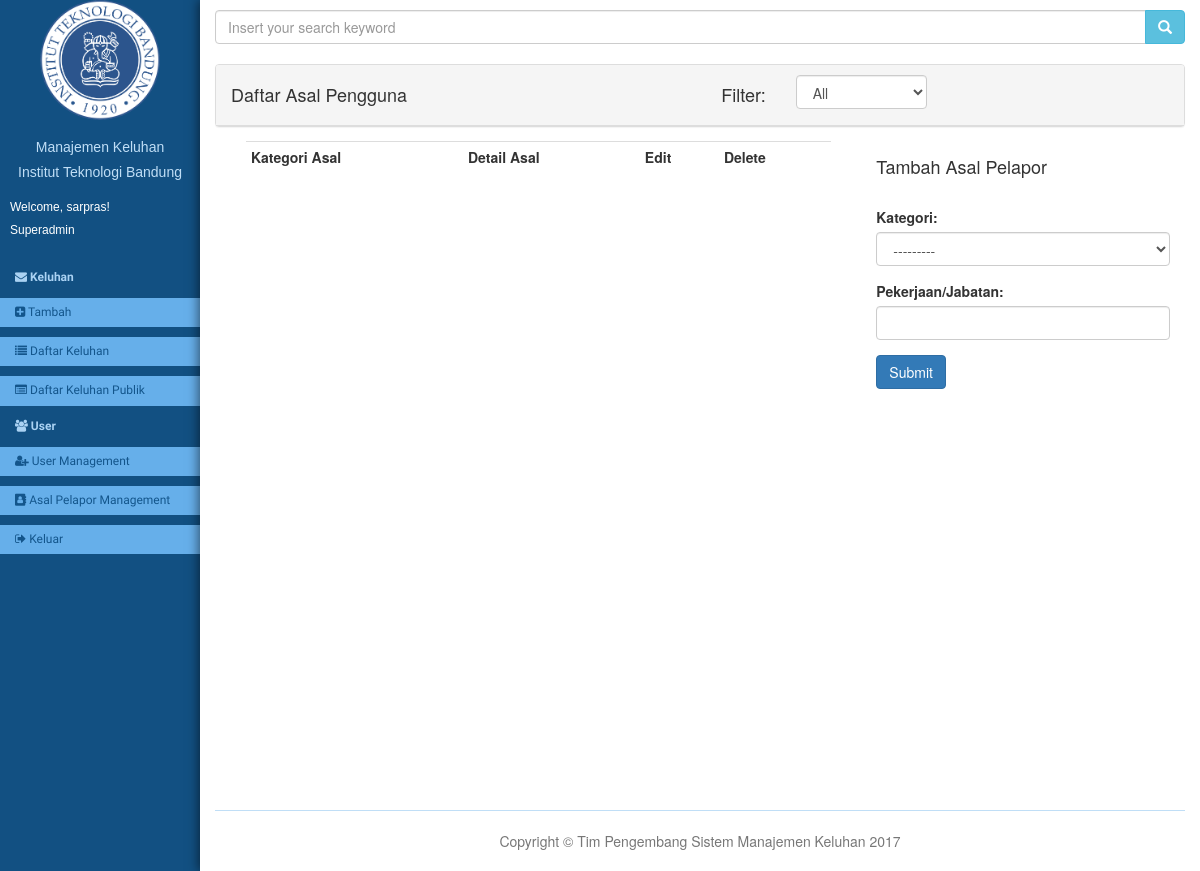
The page /informer_origins/ (signed in) on the database as committed earlier.
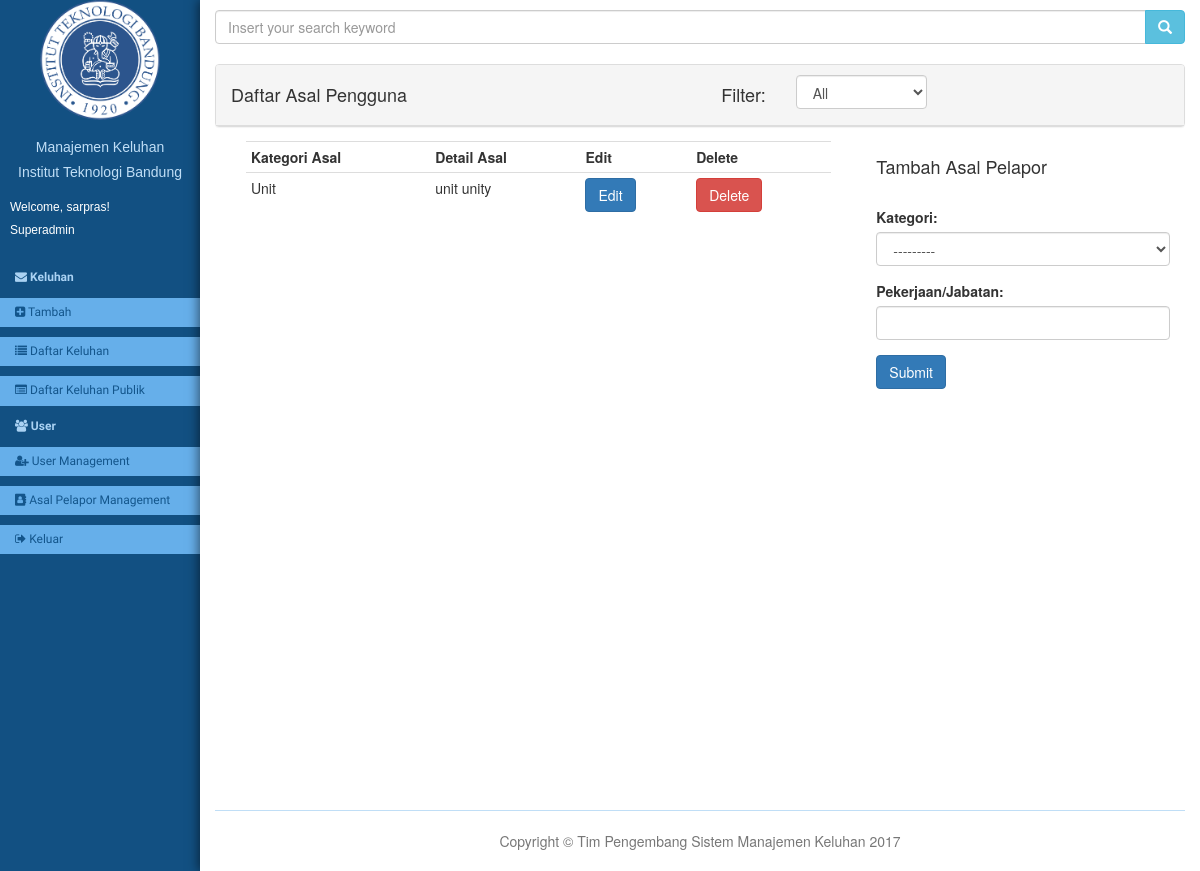
The same page on the database as committed later.
### complaintManager/models.py (models this page shows, shortened)
class Member(models.Model):
    user = models.OneToOneField(User, on_delete=models.CASCADE)
    role = models.ForeignKey(Role, on_delete=models.CASCADE)
    origin = models.ForeignKey(Origin,on_delete=models.CASCADE)
    phone = models.CharField(max_length=20,default='')
    def isSuperadmin(self):
        return self.role.name == 'SA'

class Role(models.Model):
    ROLES = (
        ('PU', 'Perawatan Utilitas'),
        ('PG', 'Perawatan Gedung'),
        ('OG', 'Operasional dan Kebersihan Gedung'),
        ('KS', 'Kebersihan dan Pengelolaan Sampah'),
        ('IA', 'Inventarisasi Aset'),
        ('PDA', 'Pendayagunaan Aset'),
        ('PHA', 'Penghapusan Aset'),
        ('PD', 'Penerimaan dan Distribusi'),
        ('S', 'Sekretariat'),
        ('D', 'Direktur'),
        ('WD', 'Wakil Direktur'),
        ('KAI', 'Kepala Subdit Pendayagunaan Aset dan Inventarisasi'),
        ('KO', 'Kepala Subdit Operasional dan Kebersihan'),
        ('KPA', 'Kepala Subdit Perawatan Aset'),
        ('SA', 'Superadmin'),
    )
    name = models.CharField(max_length=10, choices=ROLES)
    divisions = models.ManyToManyField(Division)
    def __str__(self):
        return dict(self.ROLES)[self.name]

class InformerOrigin(models.Model):
    MASTER_ORIGIN = (
        ('Pimpinan', 'Pimpinan'),
        ('Unit', 'Unit ITB'),
        ('Intern', 'Intern Direktorat Sarana dan Prasarana'),
        ('Civitas', 'Civitas Akademik'),
        ('Eksternal', 'Eksternal ITB (Masyarakat, Tamu, dan Umum)')
    )
    master_origin = models.CharField(max_length=20, choices=MASTER_ORIGIN)
    specific_origin = models.CharField(max_length=20)

### complaintManager/views.py (the view)
# urls.py: url(r'^informer_origins/$', views.informer_origin_index, name='informer_origin_index'),
@login_required
def informer_origin_index(request):
    q = ''
    category = ''
    if request.GET.get('q'):
        q = request.GET.get('q')
        origins = InformerOrigin.objects.filter(
            Q(master_origin__icontains=q)
            | Q(specific_origin__icontains=q)
        )
    elif request.GET.get('category'):
        category = request.GET.get('category')
        origins = InformerOrigin.objects.filter(
            Q(master_origin__icontains=category)
        )
    else:
        origins = InformerOrigin.objects.all()
    form = InformerOriginForm()
    form_edit = InformerOriginForm(prefix='edit')
    template = 'complaintManager/informer_origin_index.html'
    return render(
        request, template, {
            'origins': origins, 'form': form, 'form_edit': form_edit, 'q': q, 'category': category
        })

### complaintManager/models.py
class InformerOriginForm(ModelForm):
    class Meta:
        model = InformerOrigin
        fields = ['master_origin', 'specific_origin']
        widgets = {
            'master_origin': Select(attrs={'class': 'form-control'}),
            'specific_origin': TextInput(attrs={'class': 'form-control'})
        }

### complaintManager/templates/complaintManager/informer_origin_index.html (shortened to what this page needs)
{% extends "complaintManager/base.html" %}
{% block content %}
<form class="search-input">
    <div class="input-group col-md-12">
        <input type="text" class="form-control" name="q" value="{{q}}" placeholder="Insert your search keyword" />
        <span class="input-group-btn">
            <button class="btn btn-info" type="submit">
                <i class="glyphicon glyphicon-search"></i>
            </button>
        </span>
    </div>
</form>
<br>
<div class="panel panel-default panel-light">
  <div class="panel-heading">
    <div class="row">
      <div class="col-md-4">
        <h4 clas="panel-title">Daftar Asal Pengguna</h3>
      </div>
      <div class="col-md-2">
      </div>
      <div class="col-md-1 text-right">
        <h4>Filter:</h4>
      </div>
      <div class="col-md-2">
        <form id="master_origin">
          <select class="form-control" name="category" onchange="$('#master_origin').submit()">
            <option value="" {% if category == '' %} selected {% endif %}>All</option>
          </select>
        </form>
      </div>
    </div>
  </div>
  <div class="col-md-8">
    <div class="panel-body nopadding">
      <table class="table table-condensed table-hover summary-report">
        <tbody id="summary_report">
          <tr>
            <th>Kategori Asal</th>
            <th>Detail Asal</th>
            <th>Edit</th>
            <th>Delete</th>
          </tr>
          {% for origin in origins %}
          <tr>
            <td class="{{origin.master_origin}}">
              <span id="master-{{origin.pk}}">{{ origin.master_origin }}</span>
            </td>
            <td>
              <span id="specific-{{origin.pk}}">{{ origin.specific_origin }}</span>
            </td>
            <td>
              <button id="edit-{{origin.pk}}" class="btn btn-primary edit-btn">Edit</button>
            </td>
            <td>
              <form method="POST" action="{% url 'complaintManager:informer_origin_delete' origin.pk %}">
                <button type="submit" class="btn btn-danger">Delete</button>
              </form>
            </td>
          </tr>
          {% endfor %}
        </tbody>
      </table>
    </div>
  </div>
</div>
<div class="col-md-4">
  <h4>Tambah Asal Pelapor</h4>
  <br>
  <form method="POST" action="{% url 'complaintManager:informer_origin_add' %}">
    <div class="form-group">
      <label class="control-label" for="{{ user_form.master_origin.id_for_label }}">Kategori:</label>
      {{ form.master_origin }}
    </div>
    <div class="form-group">
      <label class="control-label" for="{{ user_form.specific_origin.id_for_label }}">Pekerjaan/Jabatan:</label>
      {{ form.specific_origin }}
    </div>
    <button class="btn btn-primary">Submit</button>
  </form>
</div>
{% endblock %}

### complaintManager/templates/complaintManager/base.html (shortened to what this page needs)
{% load static %}
<!DOCTYPE html>
<html lang="en">
<head>
  <link href="{% static 'complaintManager/css/bootstrap.min.css' %}" rel="stylesheet">
  <link rel="stylesheet" href="{% static 'complaintManager/css/main.css' %}">
  <link href="{% static 'complaintManager/font-awesome/css/font-awesome.min.css' %}" rel="stylesheet" type="text/css">
</head>
<body>
  <div class="container-fluid">
    <div class="row">
      <div class="col-md-2 sidebar" id="sidebar-wrapper">
        <ul class="nav nav-stacked nav-pills">
          <div class="text-center">
            <a href="{% url 'complaintManager:index' %}" class="sidebar-title">
              <img id="logo-itb" height="120px" width="120px" name="Logo" class="img-circle" src="{% static 'complaintManager/img/logo-itb.png' %}" alt="logo-itb">
              <h5 id="title">Manajemen Keluhan</h5>
              <h5 id="title">Institut Teknologi Bandung</h5>
            </a>
            {% if user.is_authenticated %}
            <div class="user-profile text-left" style="color: white; padding: 0 1rem;">
              <h6 id="title">Welcome, {{ user.username }}!</h5>
              <h6 id="title">{{ user.member.role }}</h5>
            </div>
            {% endif %}
          </div>
          {% if user.is_authenticated %}
          {% block sidebar %}
          <ul class="nav">
            <li class="sidebar-menu-section-header">
              <i class="fa fa-envelope"></i> Keluhan
            </li>
            {% if user.member.isSuperadmin %}
            <li><a href="{% url 'complaintManager:complaint_create' %}">
              <i class="fa fa-plus-square"></i> Tambah
            </a></li>
            {% endif %}
            <li><a href="{% url 'complaintManager:complaint_list' %}">
              <i class="fa fa-list"></i> Daftar Keluhan
            </a></li>
            {% if user.member.isSuperadmin %}
            <li><a href="{% url 'complaintManager:complaint_list_public' %}">
              <i class="fa fa-list-alt"></i> Daftar Keluhan Publik
            </a></li>
            {% endif %}
            <li class="sidebar-menu-section-header">
              <i class="fa fa-users"></i> User
            </li>
            {% if user.member.isSuperadmin %}
              <li><a href="{% url 'complaintManager:user_index' %}">
                <i class="fa fa-user-plus"></i> User Management
              </a></li>
              <li><a href="{% url 'complaintManager:informer_origin_index' %}">
                <i class="fa fa-address-book"></i> Asal Pelapor Management
              </a></li>
            {% endif %}
            <li><a href="{% url 'complaintManager:logout' %}">
              <i class="fa fa-sign-out"></i> Keluar
            </a></li>
          </ul>
          {% endblock %}
          {% endif %}
        </ul>
      </div>
      <div class="col-md-10 content-container">
        <div class="page-content-container">
          {% block content %}
          {% endblock %}
        </div>
        <footer id="contact">
          <div class="container-fluid">
            <div class="row">
              <div class="col-lg-10 col-lg-offset-1 text-center">
                <p class="text-muted">Copyright &copy; Tim Pengembang Sistem Manajemen Keluhan 2017</p>
              </div>
            </div>
          </div>
        </footer>
      </div>
    </div>
  </div>
</body>
</html>

### complaintManager/static/complaintManager/css/main.css (style rules this page uses)
body { background-color: hsl(207, 76%, 29%); }
.content-container { background-color: #fff; min-height: 100vh; padding-top: 1rem; padding-bottom: 1rem; box-shadow: -2px 0 10px rgba(0, 0, 0, 0.5); }
footer { border-top: 1px solid hsl(207, 76%, 86%); padding-top: 2rem; margin-top: 2rem; }
.sidebar { font-family: 'Raleway', sans-serif; font-size: 1.2rem; overflow-y: auto; right: 0; padding-left: 0; padding-right: 0; }
.sidebar-title { color: white; display: block; }
.sidebar .nav > li { margin: 1rem 0; }
.sidebar .nav > li > a { border-radius: 0; background-color: hsl(207, 76%, 66%); padding-top: 0.5em; padding-bottom: 0.5em; color: hsl(207, 76%, 31%); }
.page-content-container { min-height: calc(100vh - 20px); }
.sidebar-menu-section-header { padding: 0rem 1.5rem; line-height: 21px; margin-top: 30.5px; font-weight: 700; color: hsl(207, 76%, 81%); }
#title { font-family: 'Merriweather Sans', sans-serif; }
.user-profile { margin-top: 20px; margin-bottom: 20px; }

### complaintManager/templates/complaintManager/base.html (style rules this page uses)
#logo-itb { 1 margin-top: 10px; margin-bottom: 10px; }

Rows that differ between the two databases and show on the page:
added InformerOrigin: master_origin "Unit", specific_origin "unit unity"
